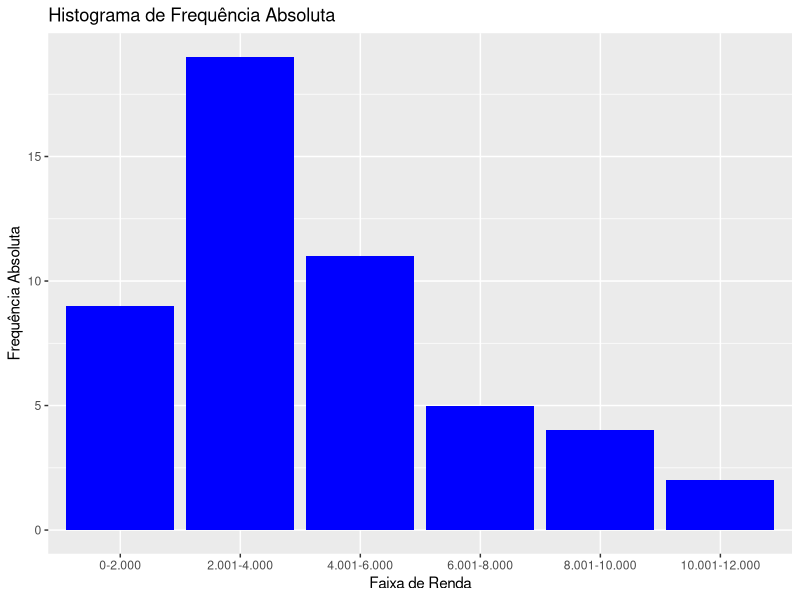

The R script that drew this image:
## ---- chunk 1
library(tidyverse)
## ---- chunk 2
dados_01 = read_csv2('exercicio_01.csv')

faixas_renda <- c(0, 2000, 4000, 6000, 8000, 10000, 12000)

legenda = c("0-2.000", "2.001-4.000", "4.001-6.000", "6.001-8.000", "8.001-10.000", "10.001-12.000")

summary(dados_01)

(dados_classificados <- dados_01 %>%
  mutate(faixa_renda = cut(Renda, breaks = faixas_renda, labels = legenda)) %>% 
  count(faixa_renda)) %>% 
  rename(freq_abs = n) %>% 
  mutate(freq_rel = freq_abs / sum(freq_abs)) %>% 
  mutate(freq_abs_acc = cumsum(freq_abs)) %>% 
  mutate(freq_rel_acc = cumsum(freq_rel))

dados_classificados %>% 
  ggplot(aes(x = faixa_renda, y = n)) +
    geom_bar(stat = "identity", fill = "blue") +
    labs(title = "Histograma de Frequência Absoluta",
         x = "Faixa de Renda",
         y = "Frequência Absoluta")

## ---- chunk 3
dados_02 = read_csv2('exercicio_02.csv')

summary(dados_02)

resultados <- dados_02 %>% 
  summarise(
    N = c(length(`Ação 1`), length(`Ação 2`)),
    Media = c(mean(`Ação 1`), mean(`Ação 2`)),
    Desvio_padrao = c(sd(`Ação 1`), sd(`Ação 2`)),
    VAR = c(var(`Ação 1`), var(`Ação 2`)),
    Amplitude = c((max(`Ação 1`) - min(`Ação 1`)), (max(`Ação 2`) - min(`Ação 2`))),
    Erro_padrao = Desvio_padrao / ((N)^0.5),
    CV = Desvio_padrao / Media
  )
rownames(resultados) <- c("01", "02")
resultados

correlacao <- cor(dados_02$`Ação 1`, dados_02$`Ação 2`)
cat("Correlação = ", correlacao)

## ---- chunk 4
p = 1/6
n = 10

# a) P(X=4)
prob_x4 <- dbinom(4, size = n, prob = p)
prob_x4

# b) P(X>7)
prob_x7 <- pbinom(6, size = n, prob = p, lower.tail = FALSE)
prob_x7

## ---- chunk 5
p = 3/5
r = 12
x = 20 - r

prob <- dnbinom(x = x, size = r, p = p)
prob
## ---- chunk 6
lambda = 3

prob <- dpois(4, lambda = lambda)
prob

## ---- chunk 7
t_mean = 26.5
t_sd = 4

# a)
prob_a <- pnorm(37, mean = t_mean, sd = t_sd, lower.tail = FALSE)
prob_a

# b)
prob_b <- pnorm(20, mean = t_mean, sd = t_sd, lower.tail = TRUE)
prob_b

# c)
prob_c <- pnorm(28, mean = t_mean, sd = t_sd, lower.tail = TRUE) - pnorm(22, mean = t_mean, sd = t_sd, lower.tail = TRUE)
prob_c
